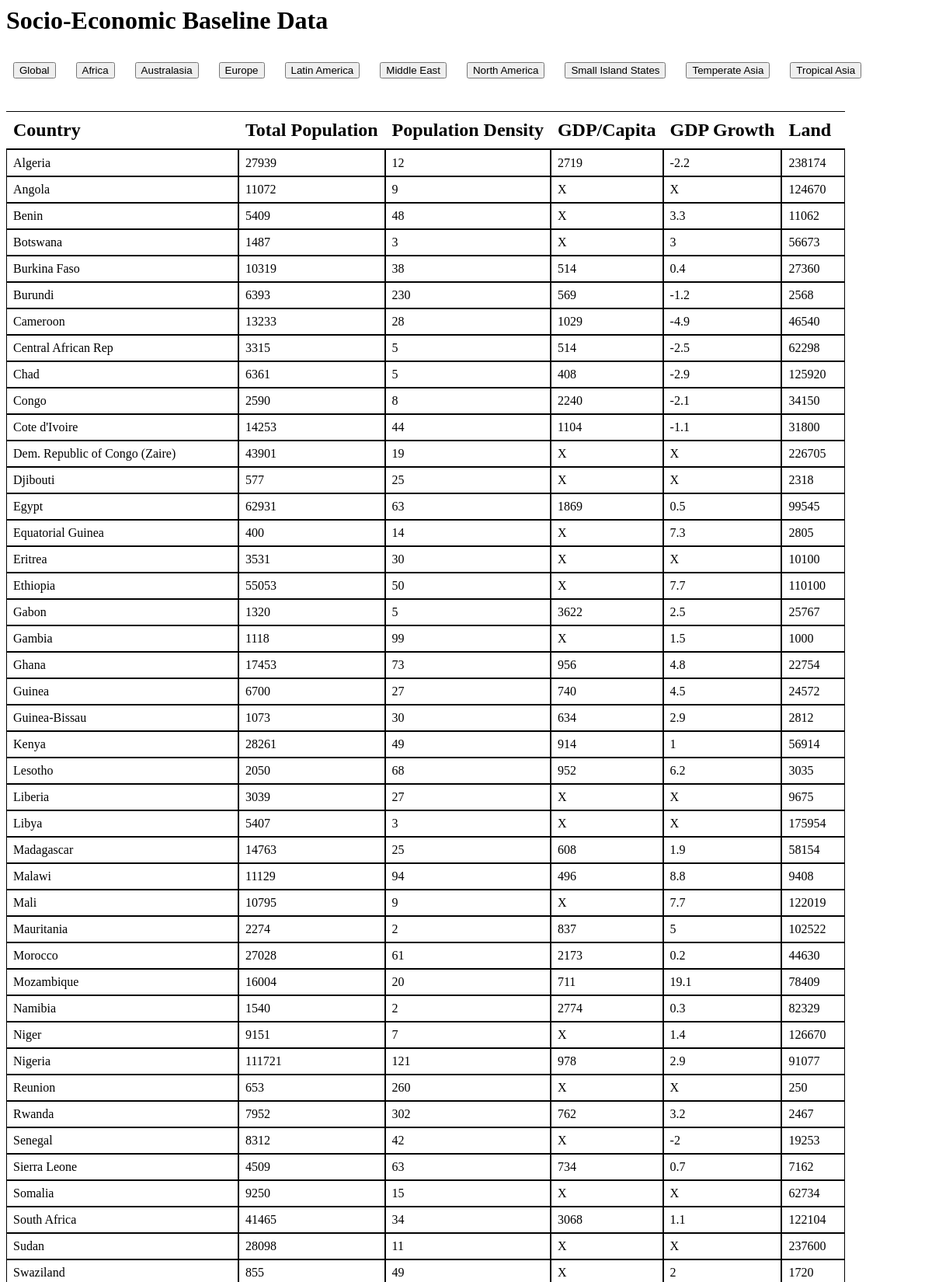
The page / (upper part) on the database its author committed.
### tables this page shows
CREATE TABLE Global (Country TEXT, TotalPop TEXT, PopDens TEXT, GDP_Cap TEXT, GDP_Growth TEXT, LAND TEXT);

### socio_economic.py (the view)
@app.route('/')
def index():
    conn = sqlite3.connect('socio_economic_data.db')
    conn.row_factory = sqlite3.Row
    cur = conn.cursor()
    cur.execute("select * from Global")
    rows = cur.fetchall()
    conn.close()
    return render_template('index.html', rows=rows)

### templates/index.html (shortened to what this page needs)
<html>
    <head>
    </head>
    <h1>Socio-Economic Baseline Data</h1>
    <h1>
    <a href="/" ><button>Global</button></a>
    <a href="/Africa" ><button>Africa</button></a>
    <a href="/Australasia" ><button>Australasia</button></a>
    <a href="/Europe" ><button>Europe</button></a>
    <a href="/LatinAmerica" ><button>Latin America</button></a>
    <a href="/MiddleEast" ><button>Middle East</button></a>
    <a href="/NorthAmerica" ><button>North America</button></a>
    <a href="/SmallIslandStates" ><button>Small Island States</button></a>
    <a href="/TemperateAsia" ><button>Temperate Asia</button></a>
    <a href="/TropicalAsia" ><button>Tropical Asia</button></a>
    </h1>
    <body>
        <div class="row">
            <div class="column">
                <h2>Country</h2>
                {% for row in rows %}
                <p>{{row["Country"]}}</p>
                {% endfor %}
            </div>
            <div class="column">
                <h2>Total Population</h2>
                {% for row in rows %}
                <p>{{ row["TotalPop"]}}</p>
                {% endfor %}
            </div>
            <div class="column">
                <h2>Population Density</h2>
                {% for row in rows %}
                <p>{{ row["PopDens"]}}</p>
                {% endfor %}
            </div>
            <div class="column">
                <h2>GDP/Capita</h2>
                {% for row in rows %}
                <p>{{ row["GDP_Cap"]}}</p>
                {% endfor %}
            </div>
            <div class="column">
                <h2>GDP Growth</h2>
                {% for row in rows %}
                <p>{{ row["GDP_Growth"]}}</p>
                {% endfor %}
            </div>
            <div class="column">
                <h2>Land</h2>
                {% for row in rows %}
                <p>{{ row["LAND"]}}</p>
                {% endfor %}
            </div>
        </div>
    </body>
</html>

### templates/index.html (style rules this page uses)
.column { white-space : nowrap; overflow-x : hidden; vertical-align : top; border-radius : 0px; display : inline-block; padding: 9px; }
h2 { outline-color: black; outline-style: solid; outline-width: 0.1px; outline-offset: 10px; }
p { outline-color: black; outline-style: solid; outline-width: 0.1px; outline-offset: 8px; }
.row { display: flex; }
a { white-space : nowrap; overflow-x : hidden; border-radius : 0px; display : left; padding: 9px; }

### rows shown on the page
Global: Country "Algeria", TotalPop "27939", PopDens "12", GDP_Cap "2719", GDP_Growth "-2.2", LAND "238174"
Global: Country "Angola", TotalPop "11072", PopDens "9", GDP_Cap "X", GDP_Growth "X", LAND "124670"
Global: Country "Benin", TotalPop "5409", PopDens "48", GDP_Cap "X", GDP_Growth "3.3", LAND "11062"
Global: Country "Botswana", TotalPop "1487", PopDens "3", GDP_Cap "X", GDP_Growth "3", LAND "56673"
Global: Country "Burkina Faso", TotalPop "10319", PopDens "38", GDP_Cap "514", GDP_Growth "0.4", LAND "27360"
Global: Country "Burundi", TotalPop "6393", PopDens "230", GDP_Cap "569", GDP_Growth "-1.2", LAND "2568"
Global: Country "Cameroon", TotalPop "13233", PopDens "28", GDP_Cap "1029", GDP_Growth "-4.9", LAND "46540"
Global: Country "Central African Rep", TotalPop "3315", PopDens "5", GDP_Cap "514", GDP_Growth "-2.5", LAND "62298"
Global: Country "Chad", TotalPop "6361", PopDens "5", GDP_Cap "408", GDP_Growth "-2.9", LAND "125920"
Global: Country "Congo", TotalPop "2590", PopDens "8", GDP_Cap "2240", GDP_Growth "-2.1", LAND "34150"
Global: Country "Cote d'Ivoire", TotalPop "14253", PopDens "44", GDP_Cap "1104", GDP_Growth "-1.1", LAND "31800"
Global: Country "Dem. Republic of Congo (Zaire)", TotalPop "43901", PopDens "19", GDP_Cap "X", GDP_Growth "X", LAND "226705"
Global: Country "Djibouti", TotalPop "577", PopDens "25", GDP_Cap "X", GDP_Growth "X", LAND "2318"
Global: Country "Egypt", TotalPop "62931", PopDens "63", GDP_Cap "1869", GDP_Growth "0.5", LAND "99545"
Global: Country "Equatorial Guinea", TotalPop "400", PopDens "14", GDP_Cap "X", GDP_Growth "7.3", LAND "2805"
Global: Country "Eritrea", TotalPop "3531", PopDens "30", GDP_Cap "X", GDP_Growth "X", LAND "10100"
Global: Country "Ethiopia", TotalPop "55053", PopDens "50", GDP_Cap "X", GDP_Growth "7.7", LAND "110100"
Global: Country "Gabon", TotalPop "1320", PopDens "5", GDP_Cap "3622", GDP_Growth "2.5", LAND "25767"
Global: Country "Gambia", TotalPop "1118", PopDens "99", GDP_Cap "X", GDP_Growth "1.5", LAND "1000"
Global: Country "Ghana", TotalPop "17453", PopDens "73", GDP_Cap "956", GDP_Growth "4.8", LAND "22754"
Global: Country "Guinea", TotalPop "6700", PopDens "27", GDP_Cap "740", GDP_Growth "4.5", LAND "24572"
Global: Country "Guinea-Bissau", TotalPop "1073", PopDens "30", GDP_Cap "634", GDP_Growth "2.9", LAND "2812"
Global: Country "Kenya", TotalPop "28261", PopDens "49", GDP_Cap "914", GDP_Growth "1", LAND "56914"
Global: Country "Lesotho", TotalPop "2050", PopDens "68", GDP_Cap "952", GDP_Growth "6.2", LAND "3035"
Global: Country "Liberia", TotalPop "3039", PopDens "27", GDP_Cap "X", GDP_Growth "X", LAND "9675"
Global: Country "Libya", TotalPop "5407", PopDens "3", GDP_Cap "X", GDP_Growth "X", LAND "175954"
Global: Country "Madagascar", TotalPop "14763", PopDens "25", GDP_Cap "608", GDP_Growth "1.9", LAND "58154"
Global: Country "Malawi", TotalPop "11129", PopDens "94", GDP_Cap "496", GDP_Growth "8.8", LAND "9408"
Global: Country "Mali", TotalPop "10795", PopDens "9", GDP_Cap "X", GDP_Growth "7.7", LAND "122019"
Global: Country "Mauritania", TotalPop "2274", PopDens "2", GDP_Cap "837", GDP_Growth "5", LAND "102522"
Global: Country "Morocco", TotalPop "27028", PopDens "61", GDP_Cap "2173", GDP_Growth "0.2", LAND "44630"
Global: Country "Mozambique", TotalPop "16004", PopDens "20", GDP_Cap "711", GDP_Growth "19.1", LAND "78409"
Global: Country "Namibia", TotalPop "1540", PopDens "2", GDP_Cap "2774", GDP_Growth "0.3", LAND "82329"
Global: Country "Niger", TotalPop "9151", PopDens "7", GDP_Cap "X", GDP_Growth "1.4", LAND "126670"
Global: Country "Nigeria", TotalPop "111721", PopDens "121", GDP_Cap "978", GDP_Growth "2.9", LAND "91077"
Global: Country "Reunion", TotalPop "653", PopDens "260", GDP_Cap "X", GDP_Growth "X", LAND "250"
Global: Country "Rwanda", TotalPop "7952", PopDens "302", GDP_Cap "762", GDP_Growth "3.2", LAND "2467"
Global: Country "Senegal", TotalPop "8312", PopDens "42", GDP_Cap "X", GDP_Growth "-2", LAND "19253"
Global: Country "Sierra Leone", TotalPop "4509", PopDens "63", GDP_Cap "734", GDP_Growth "0.7", LAND "7162"
Global: Country "Somalia", TotalPop "9250", PopDens "15", GDP_Cap "X", GDP_Growth "X", LAND "62734"
Global: Country "South Africa", TotalPop "41465", PopDens "34", GDP_Cap "3068", GDP_Growth "1.1", LAND "122104"
Global: Country "Sudan", TotalPop "28098", PopDens "11", GDP_Cap "X", GDP_Growth "X", LAND "237600"
Global: Country "Swaziland", TotalPop "855", PopDens "49", GDP_Cap "X", GDP_Growth "2", LAND "1720"
